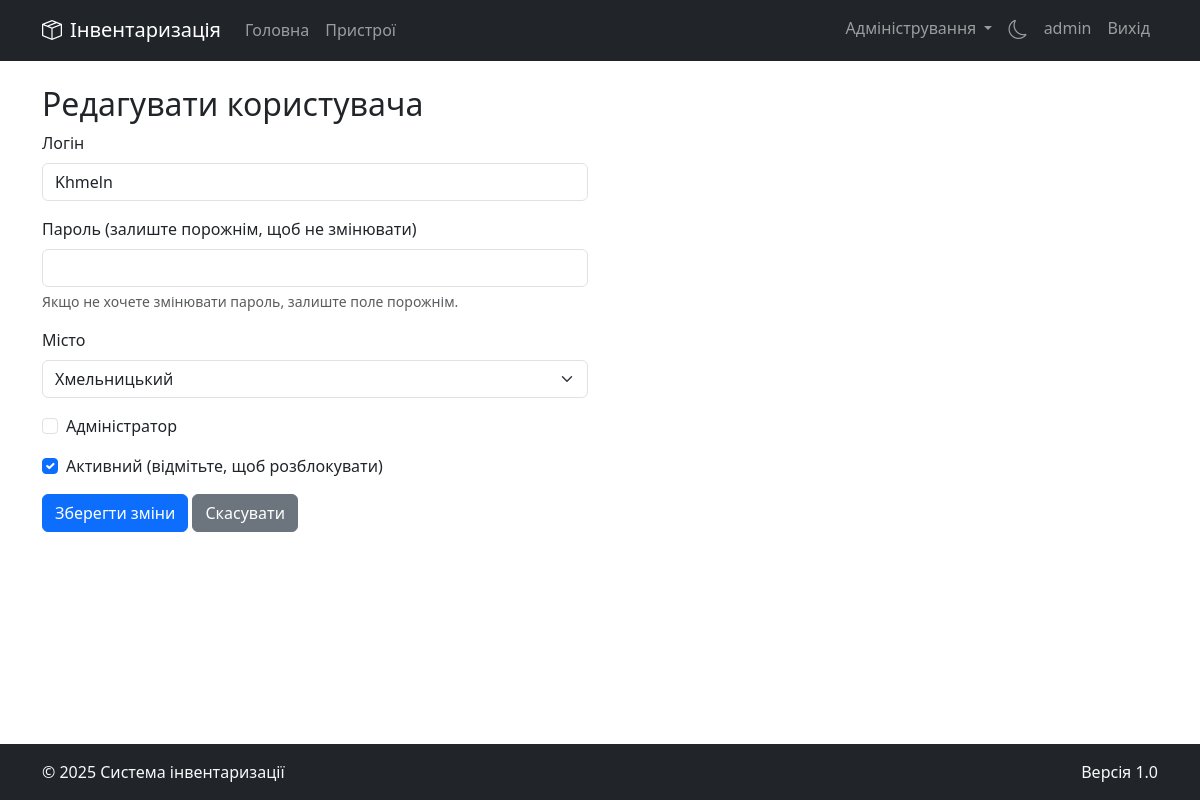
/admin/user/edit/2 (signed in), run on the app's committed database.
### models.py (models this page shows)
class User(UserMixin, db.Model):
    id = db.Column(db.Integer, primary_key=True)
    username = db.Column(db.String(80), unique=True, nullable=False)
    password_hash = db.Column(db.String(255), nullable=False)
    is_admin = db.Column(db.Boolean, default=False)
    is_active = db.Column(db.Boolean, default=True)
    city_id = db.Column(db.Integer, db.ForeignKey('city.id'), nullable=False)
    created_at = db.Column(db.DateTime, default=datetime.utcnow)
    last_login = db.Column(db.DateTime)
    activities = db.relationship('UserActivity', backref='user', lazy=True)
    device_histories = db.relationship('DeviceHistory', backref='user', lazy=True)

class City(db.Model):
    id = db.Column(db.Integer, primary_key=True)
    name = db.Column(db.String(100), nullable=False, unique=True)
    created_at = db.Column(db.DateTime, default=datetime.utcnow)
    users = db.relationship('User', backref='city', lazy=True)
    devices = db.relationship('Device', backref='city', lazy=True)

### blueprints/admin.py (the view, shortened to what this page needs)
@admin_bp.route('/user/edit/<int:user_id>', methods=['GET', 'POST'])
@login_required
@admin_required
def admin_edit_user(user_id):
    user = User.query.get_or_404(user_id)
    if user.id == current_user.id:
        flash('Ви не можете редагувати власний обліковий запис через цю форму!', 'danger')
        return redirect(url_for('admin.admin_users'))
    cities = City.query.all()
    return render_template('admin/edit_user.html', user=user, cities=cities)

### app.py (called while the page is built)
@login_manager.user_loader
def load_user(user_id):
    return User.query.get(int(user_id))

### utils.py (called while the page is built)
def admin_required(f):
    @wraps(f)
    def decorated_function(*args, **kwargs):
        if not current_user.is_authenticated or not current_user.is_admin:
            abort(403)
        return f(*args, **kwargs)
    return decorated_function

### templates/admin/edit_user.html (shortened to what this page needs)
{% extends "base.html" %}
{% block content %}
<h2>Редагувати користувача</h2>
<div class="row">
    <div class="col-md-6">
        <form method="POST">
            <div class="mb-3">
                <label for="username" class="form-label">Логін</label>
                <input type="text" class="form-control" id="username" name="username" value="{{ user.username }}" required>
            </div>
            <div class="mb-3">
                <label for="password" class="form-label">Пароль (залиште порожнім, щоб не змінювати)</label>
                <input type="password" class="form-control" id="password" name="password">
                <div class="form-text">Якщо не хочете змінювати пароль, залиште поле порожнім.</div>
            </div>
            <div class="mb-3">
                <label for="city_id" class="form-label">Місто</label>
                <select class="form-select" id="city_id" name="city_id" required>
                    {% for city in cities %}
                    <option value="{{ city.id }}" {% if city.id == user.city_id %}selected{% endif %}>{{ city.name }}</option>
                    {% endfor %}
                </select>
            </div>
            <div class="mb-3 form-check">
                <input type="checkbox" class="form-check-input" id="is_admin" name="is_admin" {% if user.is_admin %}checked{% endif %}>
                <label class="form-check-label" for="is_admin">Адміністратор</label>
            </div>
            <div class="mb-3 form-check">
                <input type="checkbox" class="form-check-input" id="is_active" name="is_active" {% if user.is_active %}checked{% endif %}>
                <label class="form-check-label" for="is_active">Активний (відмітьте, щоб розблокувати)</label>
            </div>
            <button type="submit" class="btn btn-primary">Зберегти зміни</button>
            <a href="{{ url_for('admin.admin_users') }}" class="btn btn-secondary">Скасувати</a>
        </form>
    </div>
</div>
{% endblock %}

### templates/base.html (shortened to what this page needs)
<!DOCTYPE html>
<html lang="uk" data-bs-theme="{{ request.cookies.get('theme', 'light') }}">
<head>
    <link href="https://cdn.jsdelivr.net/npm/bootstrap@5.3.0/dist/css/bootstrap.min.css" rel="stylesheet">
    <link rel="stylesheet" href="https://cdn.jsdelivr.net/npm/bootstrap-icons@1.11.0/font/bootstrap-icons.css">
</head>
<body>
    <header>
        <nav class="navbar navbar-expand-lg navbar-dark bg-dark mb-4">
            <div class="container">
                <a class="navbar-brand" href="{{ url_for('index') }}">
                    <i class="bi bi-box-seam me-2"></i>Інвентаризація
                </a>
                <div class="collapse navbar-collapse" id="navbarNav">
                    <ul class="navbar-nav me-auto">
                        <li class="nav-item">
                            <a class="nav-link" href="{{ url_for('index') }}">Головна</a>
                        </li>
                        {% if current_user.is_authenticated %}
                        <li class="nav-item">
                            <a class="nav-link" href="{{ url_for('devices.devices') }}">Пристрої</a>
                        </li>
                        {% endif %}
                    </ul>
                    <ul class="navbar-nav ms-auto">
                        {% if current_user.is_authenticated %}
                            {% if current_user.is_admin %}
                            <li class="nav-item dropdown">
                                <a class="nav-link dropdown-toggle" href="#" id="adminDropdown" role="button" data-bs-toggle="dropdown" aria-expanded="false">
                                    Адміністрування
                                </a>
                            </li>
                            {% endif %}
                            <li class="nav-item">
                                <a class="nav-link" href="{{ url_for('toggle_theme') }}">
                                    {% if request.cookies.get('theme') == 'dark' %}
                                        <i class="bi bi-sun navbar-theme-icon"></i>
                                    {% else %}
                                        <i class="bi bi-moon navbar-theme-icon"></i>
                                    {% endif %}
                                </a>
                            </li>
                            <li class="nav-item">
                                <a class="nav-link" href="#">{{ current_user.username }}</a>
                            </li>
                            <li class="nav-item">
                                <a class="nav-link" href="{{ url_for('auth.logout') }}">Вихід</a>
                            </li>
                        {% endif %}
                    </ul>
                </div>
            </div>
        </nav>
    </header>
    <main class="container mb-4">
        {% block content %}{% endblock %}
    </main>
    <footer class="bg-dark text-light py-3 mt-auto">
        <div class="container">
            <div class="row">
                <div class="col-md-6">
                    <p class="mb-0">&copy; 2025 Система інвентаризації</p>
                </div>
                <div class="col-md-6 text-md-end">
                    <p class="mb-0">Версія 1.0</p>
                </div>
            </div>
        </div>
    </footer>
</body>
</html>

### templates/base.html (style rules this page uses)
body { min-height: 100vh; display: flex; flex-direction: column; }
main { flex: 1; }
.navbar-theme-icon { font-size: 1.2rem; cursor: pointer; }

### data on the page
User: username "admin"
User: username "Khmeln", city_id "Хмельницький", is_active "☑"
